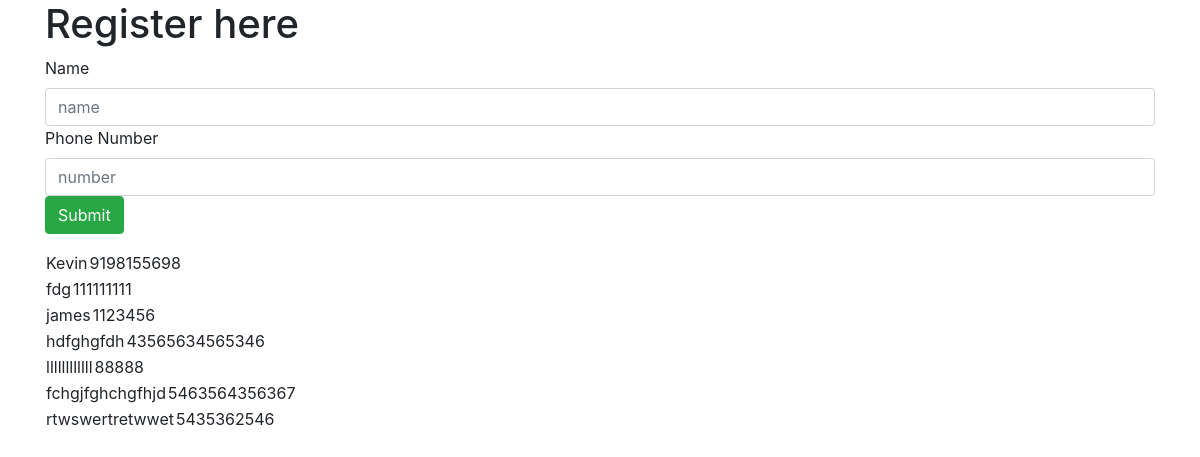
The page / on the database its author committed.
### app/models.py (models this page shows, shortened)
class User(db.Model):
    id = db.Column(db.Integer, primary_key=True)
    name = db.Column(db.String(50), nullable=False, unique=True)
    number = db.Column(db.String(150), nullable=False, unique=True)
    posts = db.relationship('Post', backref='author', lazy=True)

### app/routes.py (the view, shortened to what this page needs)
@app.route('/', methods=['GET', 'POST'])
def PhoneNumbs():
    title = 'PhoneNumbs'
    form = UserInfoForm()
    info = User.query.all()
    return render_template('register.html', title=title, form=form, info=info)

### app/forms.py
class UserInfoForm(FlaskForm):
    name = StringField('Name', validators=[DataRequired()])
    number = StringField('Phone Number', validators=[DataRequired()])
    submit = SubmitField()

### app/templates/register.html (shortened to what this page needs)
{% extends 'base.html' %}
{% block content %}
<h1>Register here</h1>
<form action="" method="POST">
    <div class="form-group">
        <fieldset>
            {{ form.name.label }}
            {{ form.name(class='form-control', placeholder= 'name') }}
        </fieldset>
        <fieldset>
            {{ form.number.label }}
            {{ form.number(class='form-control', placeholder= 'number') }}
        </fieldset>
        {{form.submit(class='btn btn-success') }}
    </div>
</form>
{% for i in info %}
<div><table><tr><td>{{i.name}}</td><td>{{i.number}}</td></tr></table></div>
{% endfor %}
{% endblock content %}

### app/templates/base.html (shortened to what this page needs)
<!DOCTYPE html>
<html lang="en">
<head>
<link rel="stylesheet" href="https://cdnjs.cloudflare.com/ajax/libs/twitter-bootstrap/4.6.0/css/bootstrap.min.css">
<link rel="stylesheet" href="https://cdnjs.cloudflare.com/ajax/libs/font-awesome/5.15.2/css/all.min.css">
</head>
<body>
    <div class="container">
        {% block content %}
        {% endblock content %}
    </div>
</body>
</html>

### rows shown on the page
User: name "Kevin", number "9198155698"
User: name "fdg", number "111111111"
User: name "james", number "1123456"
User: name "hdfghgfdh", number "43565634565346"
User: name "llllllllllll", number "88888"
User: name "fchgjfghchgfhjd", number "5463564356367"
User: name "rtwswertretwwet", number "5435362546"
